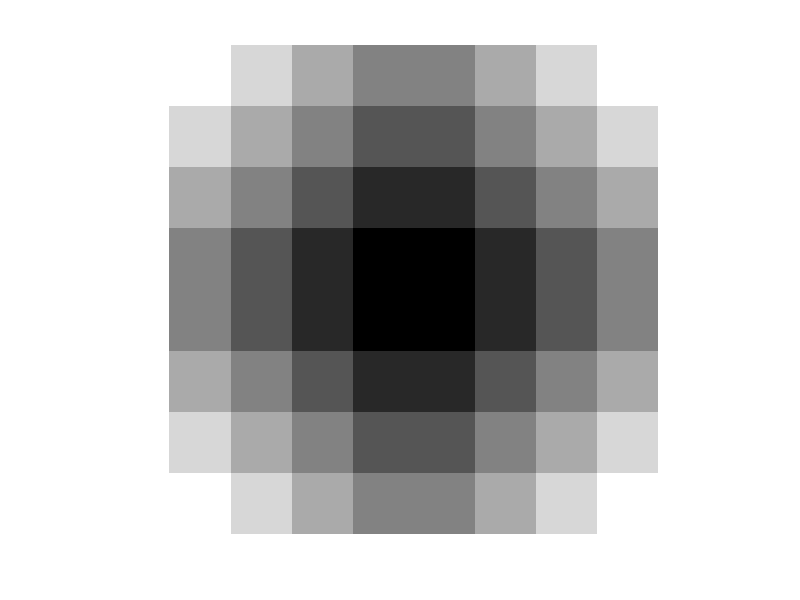
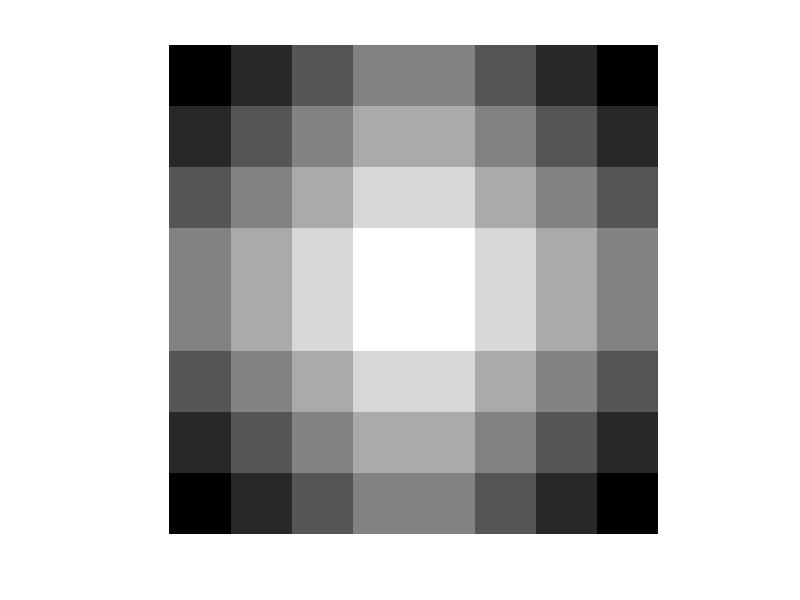

The MATLAB script that drew these images, in order:
p1=[60,60,60,60,60,60,60,60; ...
   60,60,60,60,60,60,60,60; ...
   60,60,60,60,60,60,60,60; ... 
   60,60,60,60,60,60,60,60; ...
   60,60,60,60,60,60,60,60; ...
   60,60,60,60,60,60,60,60; ... 
   60,60,60,60,60,60,60,60; ...
   60,60,60,60,60,60,60,60];

p2=[60,40,20,00,00,20,40,60; ...
   60,40,20,00,00,20,40,60; ...
   60,40,20,00,00,20,40,60; ... 
   60,40,20,00,00,20,40,60; ...
   60,40,20,00,00,20,40,60; ...
   60,40,20,00,00,20,40,60; ... 
   60,40,20,00,00,20,40,60; ...
   60,40,20,00,00,20,40,60];

p3=p2';

p=p1+p2+p3

figure(1), imagesc(p), colormap(gray), axis square, axis off

pp=269*p1-90*p2-90*p3

figure(2), imagesc(pp), colormap(gray), axis square, axis off

p=[00,10,20,30,30,20,10,00; ...
   10,20,30,40,40,30,20,10; ...
   20,30,40,50,50,40,30,20; ... 
   30,40,50,60,60,50,40,30; ...
   30,40,50,60,60,50,40,30; ...
   20,30,40,50,50,40,30,20; ... 
   10,20,30,40,40,30,12,10; ...
   00,10,20,30,30,20,10,00];

suma = 0;

for j=0:7
    for i=0:7 
         suma = suma + p(i+1,j+1);
    end 
end

media = suma/64